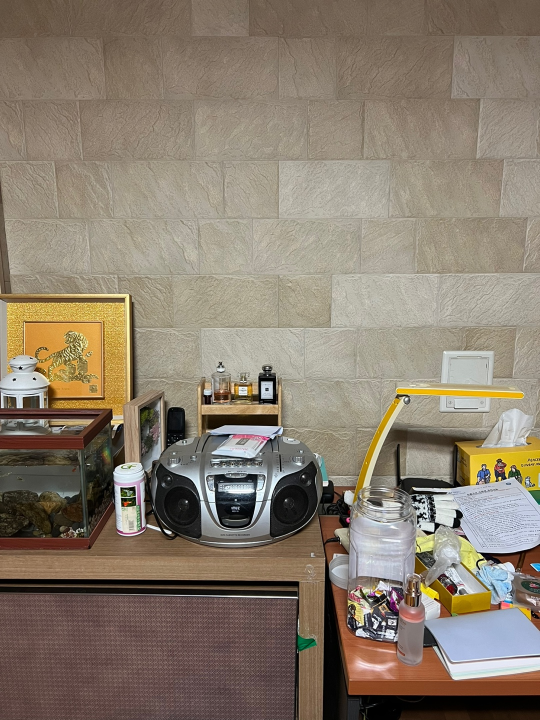
//> input picture Image Stitching/img1.jpg, 1080 x 1440 px (shown at 1/2 size)
$ ./imageStitching   (built with g++ and OpenCV 4)
//> lines starting //> are read from the running program, lines starting //| are printed output that depends on the picture
// 엄채윤 202127252 미디어학과
// 2023.12.11
// Image Stitching 프로그램
#include <string>
#include <iostream>
#include <opencv2/core.hpp>
#include <opencv2/calib3d.hpp>
#include <opencv2/highgui.hpp>
#include <opencv2/imgproc.hpp>
#include <opencv2/features2d.hpp>

#ifdef _DEBUG
#pragma comment (lib, "opencv_world480d.lib")
#else
#pragma comment (lib, "opencv_world480.lib")
#endif

using namespace cv;
using namespace std;

int main()
{
    Mat src1 = imread("D:/대학교/img/img1.jpg");
//> src1 is the input picture: 1440 rows x 1080 cols, CV_8UC3; mean B, G, R 109.5, 125, 137.2
    Mat src2 = imread("D:/대학교/img/img2.jpg");
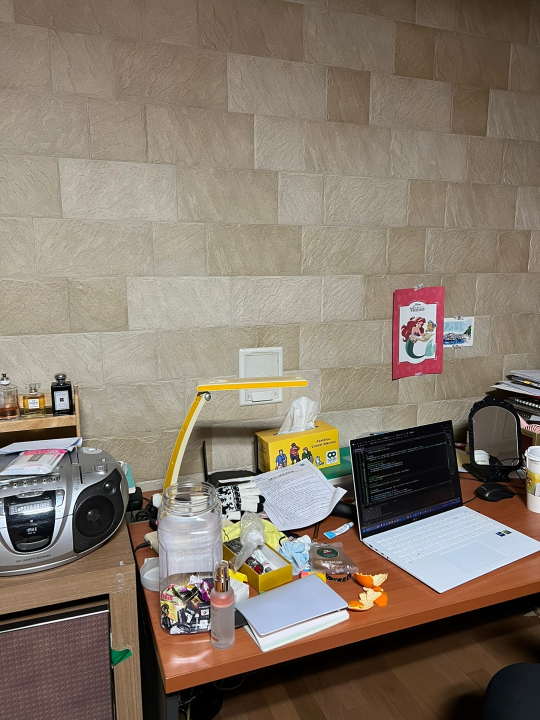
//> input picture Image Stitching/img2.jpg, 1080 x 1440 px (shown at 1/2 size)
//> src2 is the input picture: 1440 rows x 1080 cols, CV_8UC3; mean B, G, R 107.3, 120.9, 133.4

    resize(src1, src1, Size(600, 800));
//> src1: 800 rows x 600 cols, CV_8UC3
    resize(src2, src2, Size(600, 800));
//> src2: 800 rows x 600 cols, CV_8UC3
    Mat gray_src1, dst_src1;
    Mat gray_src2, dst_src2;

    //Image1 특징점 찾기
    Mat copy_src1 = src1.clone();
    cvtColor(copy_src1, gray_src1, COLOR_BGR2GRAY);
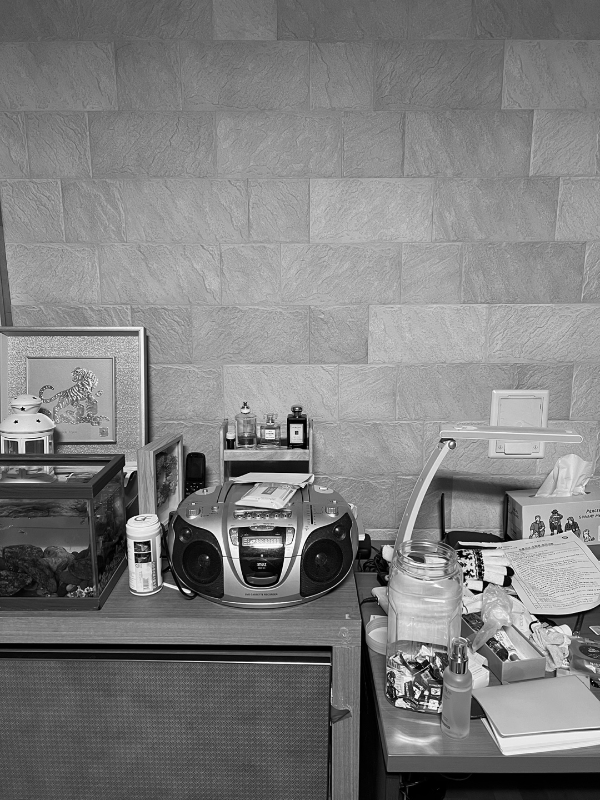
//> gray_src1: 800 rows x 600 cols, CV_8UC1; min 0, max 255, mean 126.8
    vector< Point2f> featurePoints_scr1;
    goodFeaturesToTrack(gray_src1, featurePoints_scr1, 300, 0.01, 15);
//> featurePoints_scr1 = 300 Points (x, y), first 12: [134, 542], [17, 421], [336, 529], [149, 541], [207, 557], [481, 558], [189, 592], [467, 571], [285, 557], [481, 590], [562, 531], [36, 420]
    for (int i = 0; i < featurePoints_scr1.size(); i++) {
        circle(copy_src1, featurePoints_scr1[i],3, Scalar(0,255,255), 2);
    }
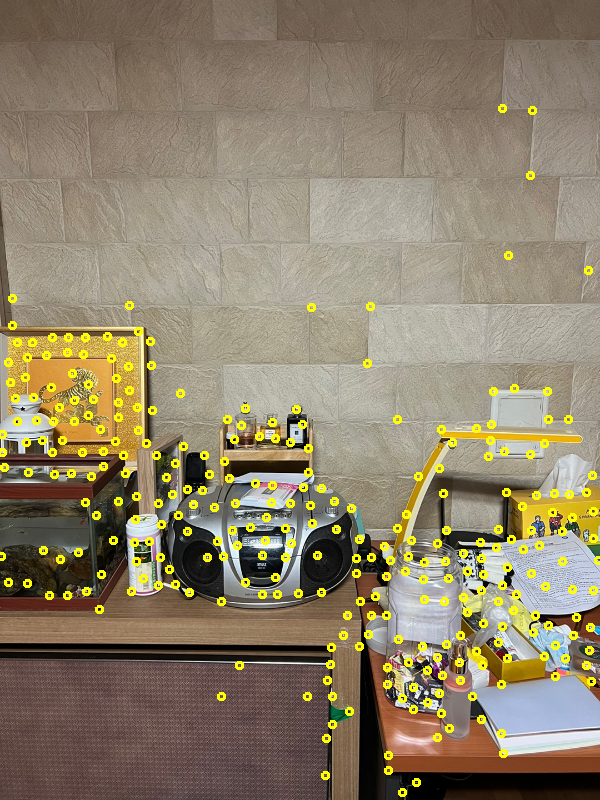
//> copy_src1: 800 rows x 600 cols, CV_8UC3; mean B, G, R 105.6, 129.7, 141.6

    //Image2 특징점 찾기
    Mat copy_src2 = src2.clone();
    cvtColor(copy_src2, gray_src2, COLOR_BGR2GRAY);
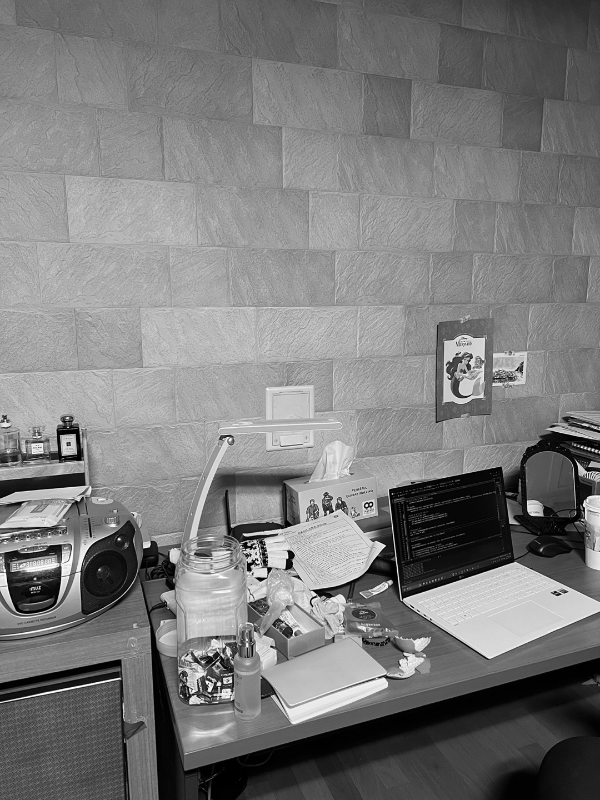
//> gray_src2: 800 rows x 600 cols, CV_8UC1; min 0, max 255, mean 122.9
    vector< Point2f> featurePoints_src2;
    goodFeaturesToTrack(gray_src2, featurePoints_src2, 300, 0.01, 15);
//> featurePoints_src2 = 300 Points (x, y), first 12: [366, 505], [118, 539], [385, 545], [206, 681], [248, 544], [327, 511], [257, 560], [288, 551], [271, 568], [143, 547], [264, 546], [195, 695]
    for (int i = 0; i < featurePoints_src2.size(); i++) {
        circle(copy_src2, featurePoints_src2[i], 3, Scalar(0, 255, 255), 2);
    }
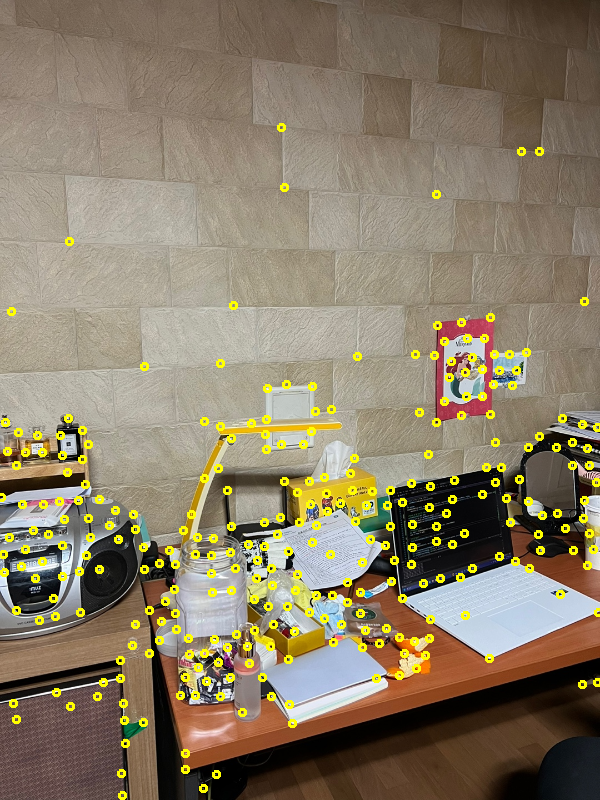
//> copy_src2: 800 rows x 600 cols, CV_8UC3; mean B, G, R 103.3, 125.9, 138.1

    //Descriptor 생성 및 Matching
    Mat descriptor1, descriptor2;
    vector<KeyPoint> keyPt1, keyPt2;
    Ptr<SIFT> feature_src1 = SIFT::create();
    Ptr<SIFT> feature2_src2 = SIFT::create();

    feature_src1-> detectAndCompute(gray_src1, Mat(), keyPt1, descriptor1);
//> keyPt1 = 1196 keypoints; strongest (x, y, size): (16, 422, 2), (22, 409, 2.3), (187, 591, 3.2), (426, 693, 2.8)
    feature2_src2-> detectAndCompute(gray_src2, Mat(), keyPt2, descriptor2);
//> keyPt2 = 1017 keypoints; strongest (x, y, size): (260, 579, 3.4), (269, 569, 3.2), (207, 682, 2), (534, 508, 10.5)

    //Brute Force Match 하기
    Ptr<DescriptorMatcher> matcher = BFMatcher::create(NORM_L2);
    vector<DMatch> match;
    vector<DMatch> topGoodMatch;
    matcher->match(descriptor1, descriptor2, match);
//> match = 1196 matches

    //match 거리 짧은 순으로 정렬 및 top 25 match 선별 저장 (보다 정확한 match찾기)
    sort(match.begin(), match.end());
    for (int i = 0; i < 25; i++) {
        topGoodMatch.push_back(match[i]);
    }

    Mat outImg;
    drawMatches(src1, keyPt1, src2, keyPt2, topGoodMatch, outImg,
        cv::Scalar(0, 255, 255), cv::Scalar(-1), vector<char>(), cv::DrawMatchesFlags::NOT_DRAW_SINGLE_POINTS);
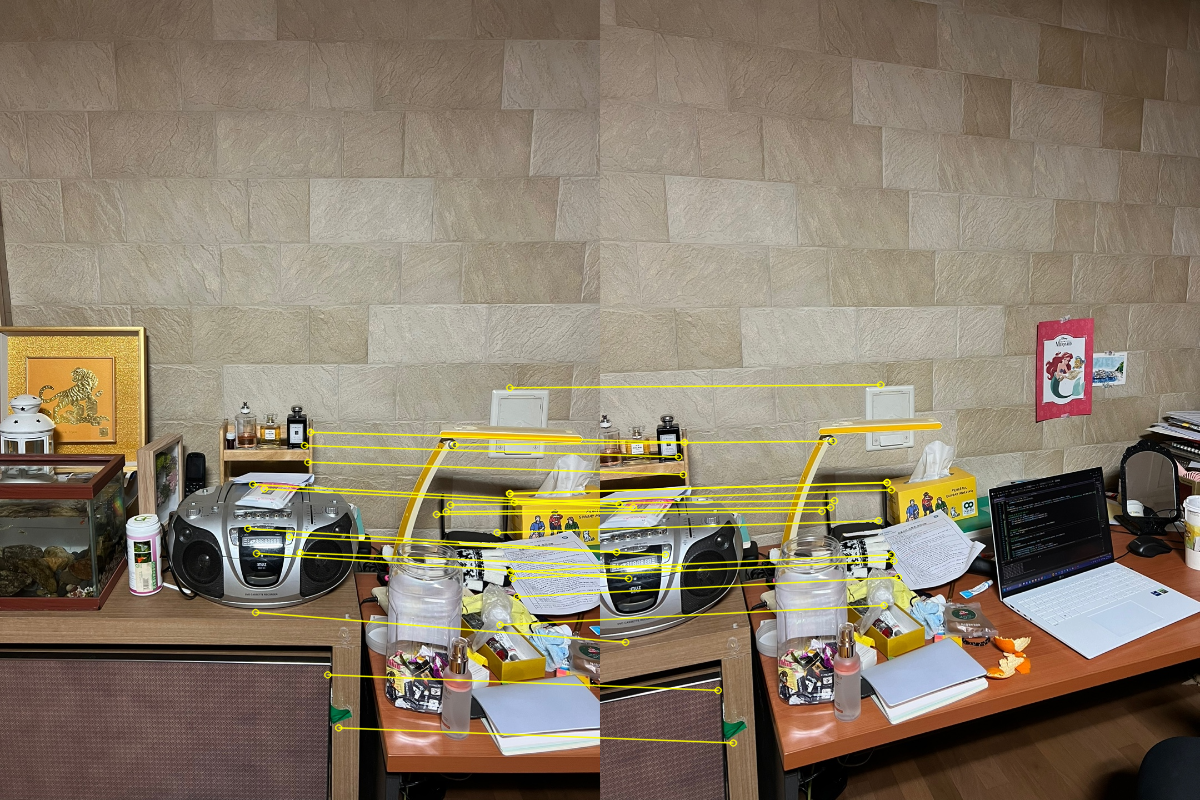
//> outImg: 800 rows x 1200 cols, CV_8UC3; mean B, G, R 106.6, 124.5, 136.8

    //top 25 Match에서 point 추출
    vector<Point2f> pt1, pt2;
    for (int i = 0; i < topGoodMatch.size(); i++) {
        pt1.push_back(keyPt1[topGoodMatch[i].queryIdx].pt);
        pt2.push_back(keyPt2[topGoodMatch[i].trainIdx].pt);
    }
//> this loop made 25 passes

    //homography 찾기
    Mat homo = findHomography(pt2, pt1, RANSAC);
//> homo = [[0.669, -0.0415, 260.8], [-0.173, 0.926, 21.62], [-0.000568, 2.38e-05, 1]]
    cout << homo << endl;
//| [0.6686024956243724, -0.04151910217689753, 260.7799391375134;
//|  -0.1727508124498514, 0.9255665818925943, 21.62412786202687;
//|  -0.0005679107830670589, 2.382071521590317e-05, 0.9999999999999999]

    //그림 합치기
    Size stitchedImgSize(src1.cols * 2, src1.rows*2);
//> stitchedImgSize = Size(1200, 1600)

    Mat warpImg2;
    warpPerspective(src2, warpImg2, homo, Size(src2.cols*2, src2.rows*2));

    Mat stitchedImg(stitchedImgSize, CV_8UC3);
    Mat roiImg1(stitchedImg, Rect(0, 0, src1.cols, src1.rows));
    Mat roiImg2(stitchedImg, Rect(0,0, warpImg2.cols, warpImg2.rows));
    warpImg2.copyTo(roiImg2);
    src1.copyTo(roiImg1);
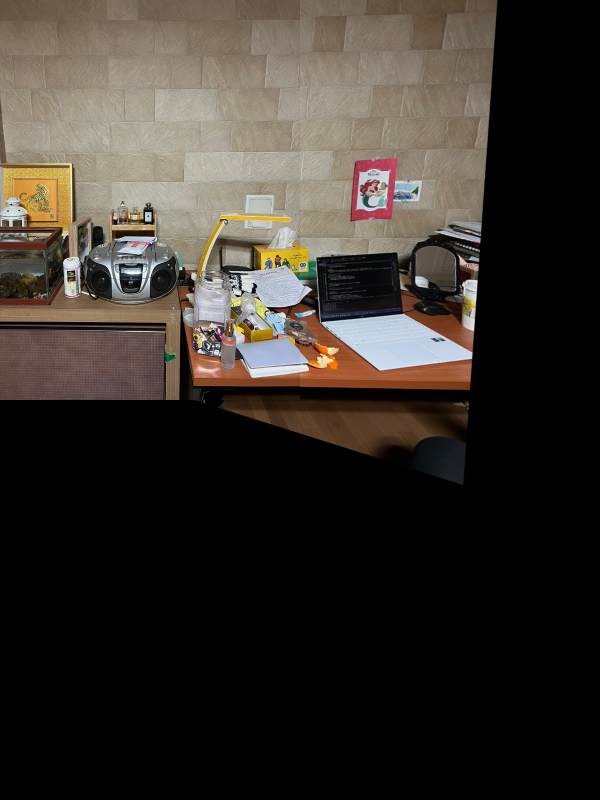
//> stitchedImg: 1600 rows x 1200 cols, CV_8UC3 (shown at 1/2 size); mean B, G, R 43.1, 49.1, 54.8

    /*imshow("featureDetected1", copy_src1);
    imshow("featureDetected2", copy_src2);
    imshow("warpedImg", warpImg2);*/
    imshow("drawMatch", outImg);
    imshow("stitchedImg", stitchedImg);
    waitKey();

}
